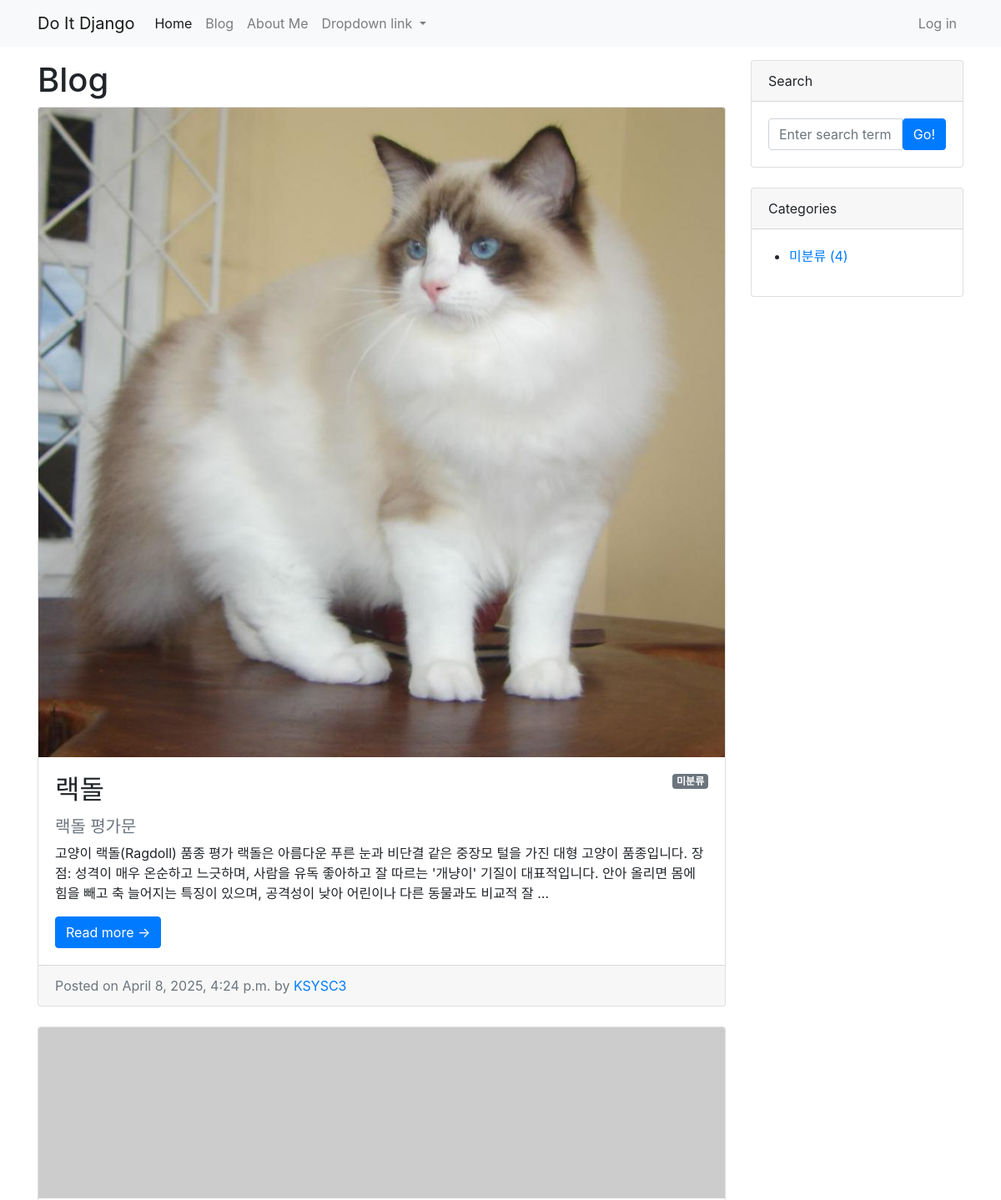
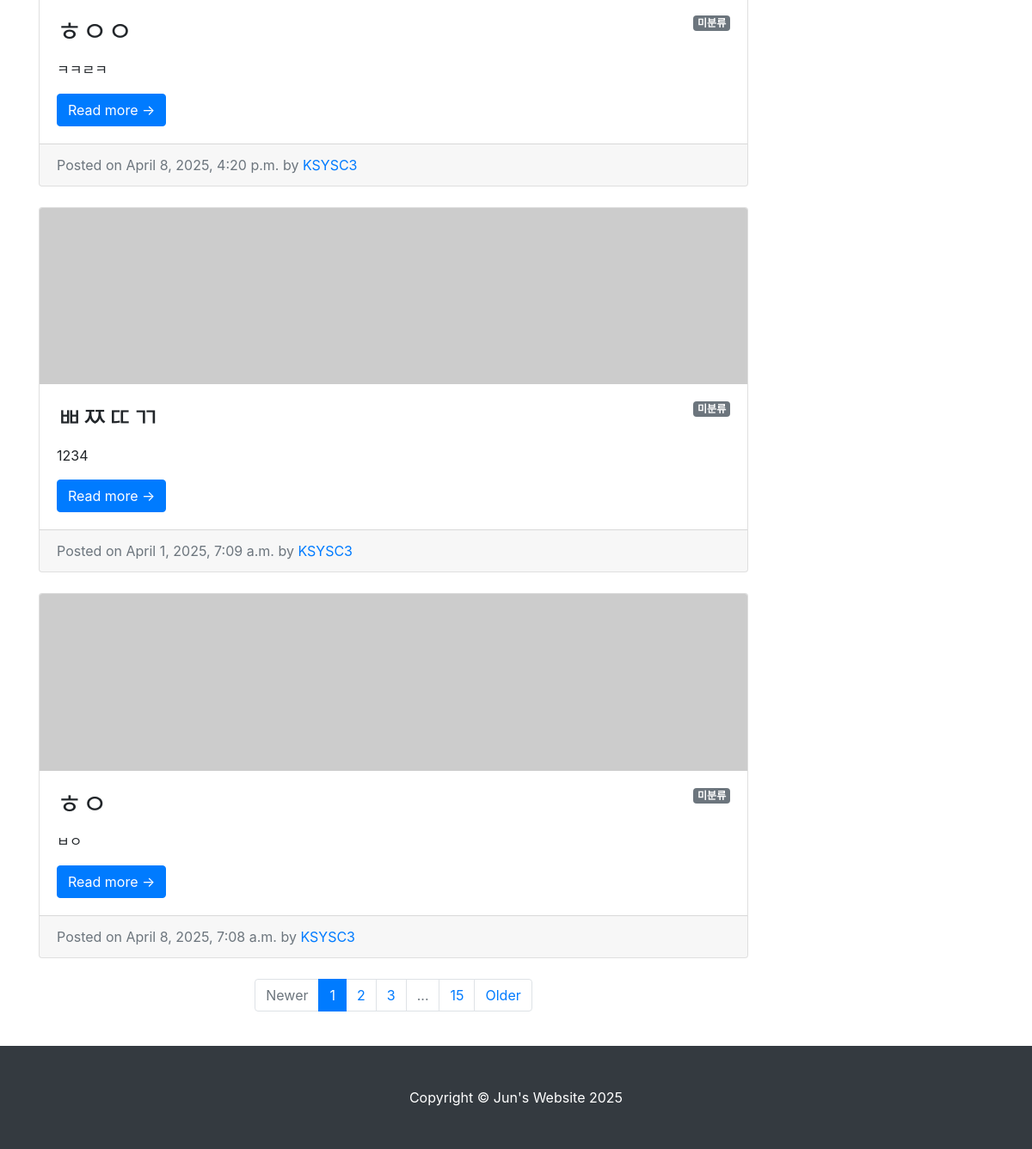
The page /blog/ on the database as committed earlier (2 pictures, top to bottom).
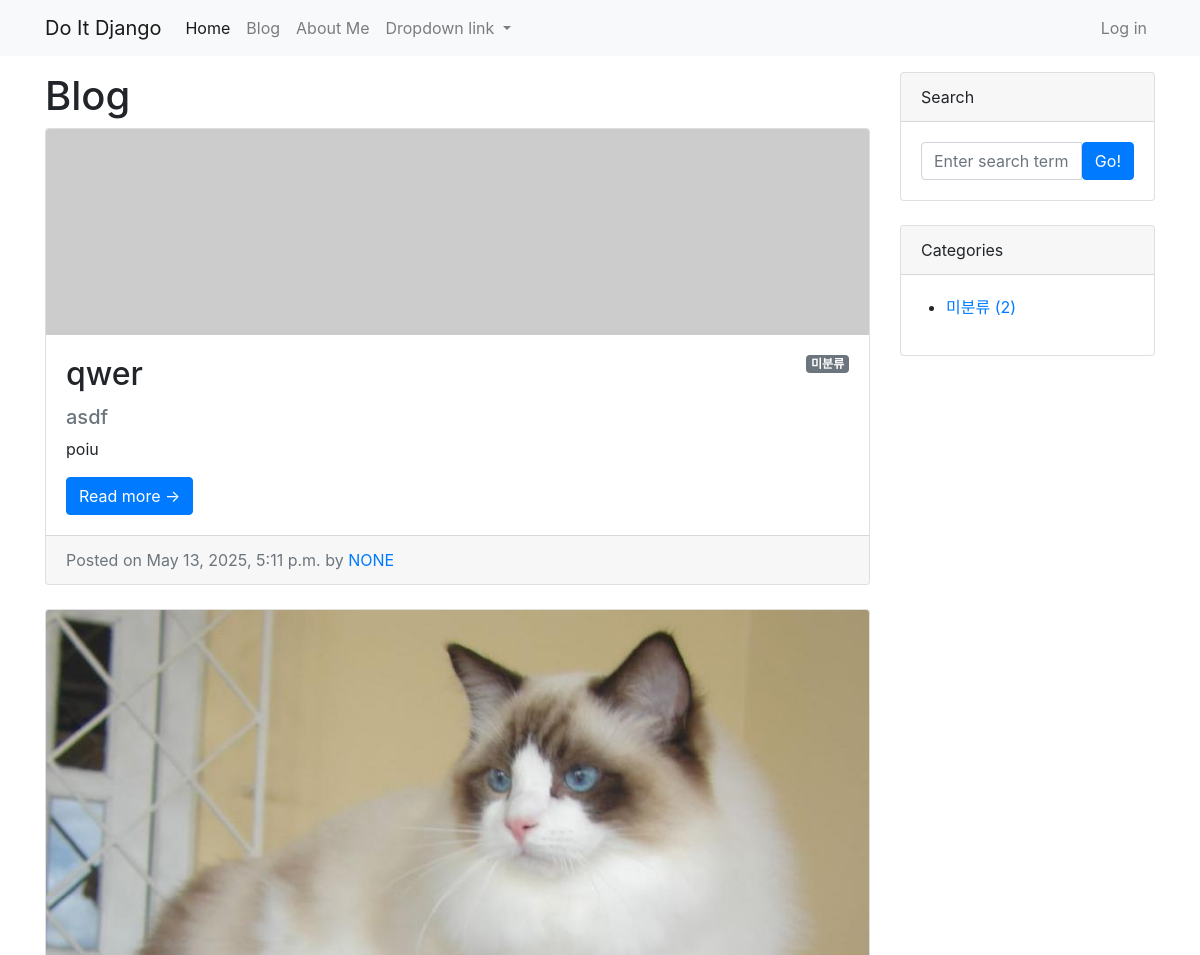
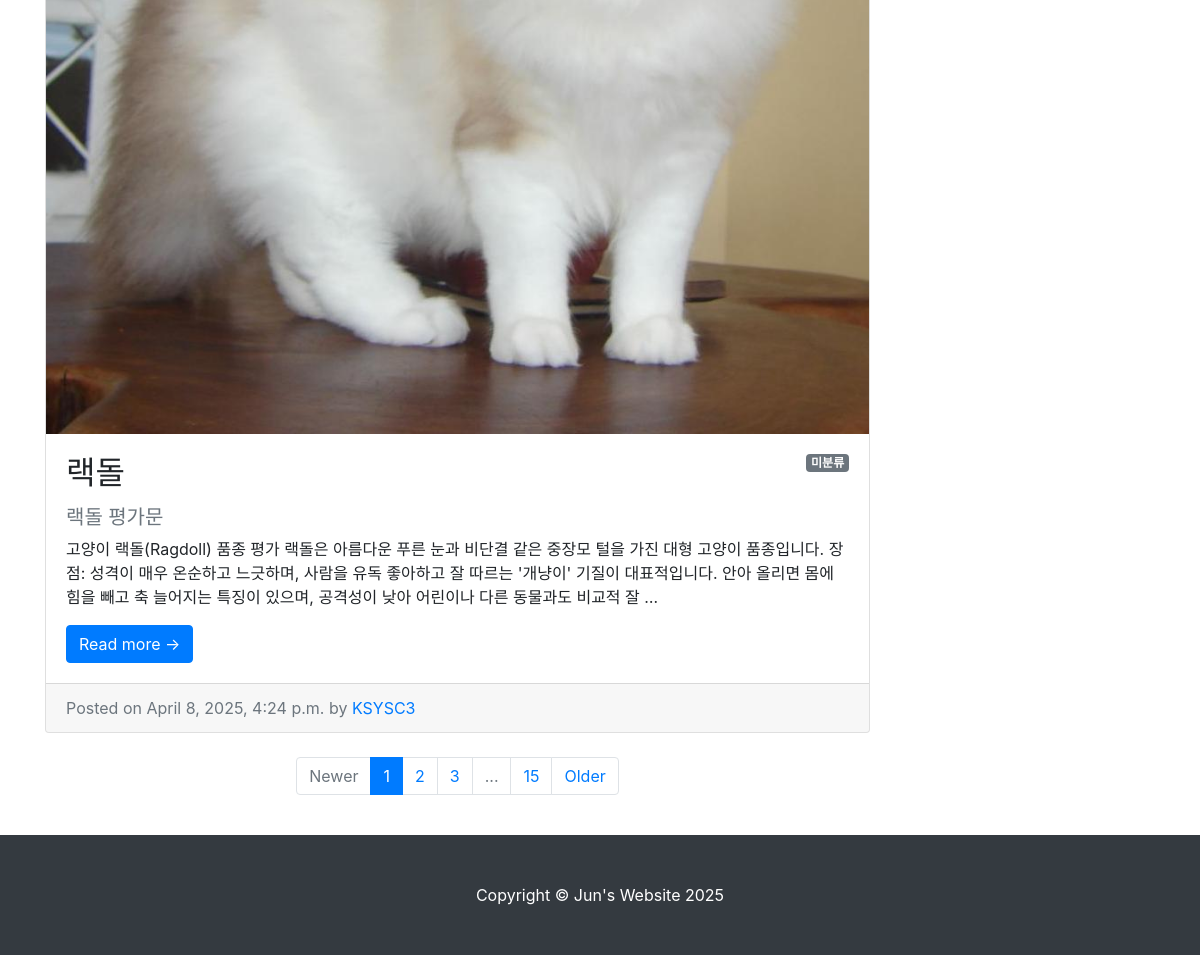
The same page on the database as committed later (2 pictures, top to bottom).
### blog/models.py (models this page shows, shortened)
class Post(models.Model):
    title = models.CharField(max_length=30)
    hook_text = models.CharField(max_length=100, blank=True)
    content = models.TextField()
    head_image = models.ImageField(upload_to='blog/images/%Y/%m/%d/', blank=True)
    file_upload = models.FileField(upload_to='blog/files/%Y/%m/%d/', blank=True)
    created_at = models.DateTimeField(auto_now_add=True)
    updated_at = models.DateTimeField(auto_now=True)
    author = models.ForeignKey(User, null=True, blank=True, on_delete=models.SET_NULL) #CASCADEL
    category = models.ForeignKey(Category, null=True, blank=True, on_delete=models.SET_NULL)
    tags = models.ManyToManyField(Tag, null=True, blank=True)
    def __str__(self):
        return f'[{self.pk}]{self.title} :: {self.author}'
    def get_absolute_url(self):
        return f'/blog/{self.pk}/'

### blog/views.py (the view)
# urls.py: path('', views.PostList.as_view()),
class PostList(ListView):
    model = Post
    ordering = '-pk'
    def get_context_data(self, **kwargs):
        context = super(PostList, self).get_context_data()
        context['categories'] = Category.objects.all()
        context['no_category_post_count'] = Post.objects.filter(category=None).count()
        return context

### blog/templates/blog/post_list.html (shortened to what this page needs)
{% extends 'blog/base.html' %}
{% block main_area %}
    <h1>Blog
    </h1>
    {% if post_list.exists %}
        {% for p in post_list %}
        <div class="card mb-4" id="post-{{ p.pk }}">
            {% if p.head_image %}
                <a href="#!"><img class="card-img-top" src="{{ p.head_image.url }}" alt="{{ p }} head image" /></a>
            {% else %}
                <a href="#!"><img class="card-img-top" src="https://picsum.photos/seed/{{ p.id }}/800/200
                    "alt="random_image" /></a>
            {% endif %}
            <div class="card-body">
                {% if p.category %}
                    <span class="badge badge-secondary float-right">{{ p.category }}</span>
                {% else %}
                    <span class="badge badge-secondary float-right">미분류</span>
                {% endif %}
                <h2 class="card-title">{{ p.title }}</h2>
                {% if p.hook_text %}
                    <h5 class="text-muted">{{ p.hook_text }}</h5>
                {% endif %}
                <p class="card-text">{{ p.content | truncatewords:45 }}</p>
                <a href="{{ p.get_absolute_url }}" class="btn btn-primary">Read more &rarr;</a>
            </div>
            <div class="card-footer text-muted">
                Posted on {{ p.created_at }} by
                <a href="#">{{ p.author | upper }}</a>
            </div>
        </div>
        {% endfor %}
    {% else %}
        <h3>아직 게시물이 없습니다.</h3>
    {% endif %}
        <ul class="pagination justify-content-center my-4">
            <li class="page-item disabled"><a class="page-link" href="#" tabindex="-1" aria-disabled="true">Newer</a></li>
            <li class="page-item active" aria-current="page"><a class="page-link" href="#!">1</a></li>
            <li class="page-item"><a class="page-link" href="#!">2</a></li>
            <li class="page-item"><a class="page-link" href="#!">3</a></li>
            <li class="page-item disabled"><a class="page-link" href="#!">...</a></li>
            <li class="page-item"><a class="page-link" href="#!">15</a></li>
            <li class="page-item"><a class="page-link" href="#!">Older</a></li>
        </ul>
{% endblock %}

### blog/templates/blog/base.html (shortened to what this page needs)
<!DOCTYPE html>
{% load static %}
<html lang="en">
    <head>
        <link rel="stylesheet" href="{% static 'blog/bootstrap/bootstrap.min.css' %}"media="screen">
    </head>
    <body>
        {% include 'blog/navbar.html' %}
        <div class="container my-3">
            <div class="row">
                <div class="col-md-8 col-lg-9" id="main-area">
                    {% block main_area %}
                    {% endblock %}
                </div>
                <div class="col-md-4 col-lg-3">
                    <div class="card mb-4">
                        <div class="card-header">Search</div>
                        <div class="card-body">
                            <div class="input-group">
                                <input class="form-control" type="text" placeholder="Enter search term..." aria-label="Enter search term..." aria-describedby="button-search" />
                                <button class="btn btn-primary" id="button-search" type="button">Go!</button>
                            </div>
                        </div>
                    </div>
                    <div class="card mb-4" id="Categories-card">
                        <div class="card-header">Categories</div>
                        <div class="card-body">
                            <div class="row">
                                    <ul>
                                        <li><a href="/blog/category/no_category/">미분류 ({{ no_category_post_count }})</a></li>
                                    </ul>
                            </div>
                        </div>
                    </div>
                </div>
            </div>
        </div>
        {% include 'blog/footer.html' %}
    </body>
</html>

### blog/templates/blog/navbar.html (shortened to what this page needs)
<!DOCTYPE html>
{% load static %}
<html lang="en">
<head>
    <link rel="stylesheet" href="{% static 'blog/bootstrap/bootstrap.min.css' %}"media="screen">
</head>
<body>
<nav class="navbar navbar-expand-lg navbar-light bg-light">
    <div class="container">
        <a class="navbar-brand" href="/">Do It Django</a>
        <div class="collapse navbar-collapse" id="navbarNavDropdown">
        <ul class="navbar-nav mr-auto">
            <li class="nav-item active">
            <a class="nav-link" href="/">Home</a>
            </li>
            <li class="nav-item">
            <a class="nav-link" href="/blog/">Blog</a>
            </li>
            <li class="nav-item">
            <a class="nav-link" href="/about_me/">About Me</a>
            </li>
            <li class="nav-item dropdown">
            <a class="nav-link dropdown-toggle" href="#" id="navbarDropdownMenuLink" role="button" data-toggle="dropdown" aria-haspopup="true" aria-expanded="false">
                Dropdown link
            </a>
            </li>
        </ul>
        <ui class="navbar-nav">
            <li class="nav-item">
            <a class="nav-link" href="#" data-toggle="modal" data-target="#loginModal">Log in</a>
            </li>
        </ui>
    </div>
</nav>

### blog/templates/blog/footer.html
<footer class="py-5 bg-dark">
    <div class="container"><p class="m-0 text-center text-white">Copyright &copy; Jun's Website 2025</p></div>
</footer>

Rows that differ between the two databases and show on the page:
removed Post: shows "미분류", title "ㅎㅇㅇ", content "ㅋㅋㄹㅋ", created_at "April 8, 2025, 4:20 p.m.", author "KSYSC3"
removed Post: shows "미분류", title "ㅃㅉㄸㄲ", content "1234", created_at "April 1, 2025, 7:09 a.m.", author "KSYSC3"
removed Post: shows "미분류", title "ㅎㅇ", content "ㅂㅇ", created_at "April 8, 2025, 7:08 a.m.", author "KSYSC3"
added Post: shows "미분류", title "qwer", hook_text "asdf", content "poiu", created_at "May 13, 2025, 5:11 p.m.", author "NONE"
Other text that changed with them:
{{ no_category_post_count }}: "4" → "2"
